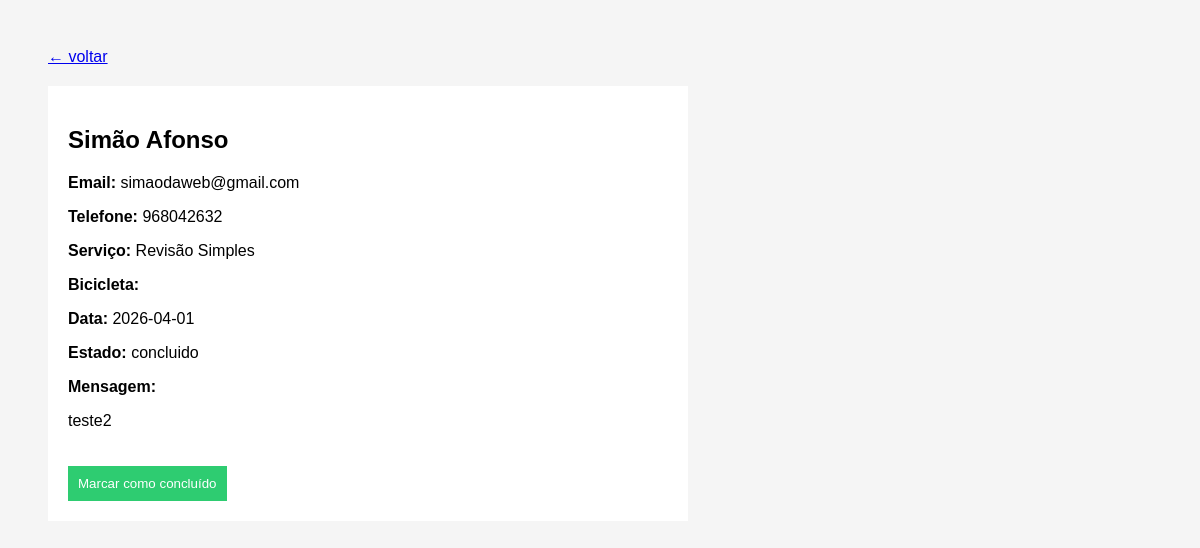
The app's page /booking/2/ (signed in) with its own data.
### bookings/models.py (models this page shows, shortened)
class Booking(models.Model):
    nome = models.CharField(max_length=100)
    email = models.EmailField()
    telefone = models.CharField(max_length=20)
    servico = models.CharField(max_length=100)
    modelo_bike = models.CharField(max_length=100, blank=True)
    mensagem = models.TextField()
    data = models.CharField(max_length=50)
    estado = models.CharField(max_length=20, default="pendente")
    created_at = models.DateTimeField(auto_now_add=True)

### bookings/views_admin.py (the view)
@login_required(login_url="/login-admin")
def booking_detail(request, id):
    booking = get_object_or_404(Booking, id=id)
    if request.method == "POST":
        booking.estado = "concluido"
        booking.save()
        return redirect("/painel")
    return render(request, "booking_detail.html", {
        "booking": booking
    })

### bookings/templates/booking_detail.html (shortened to what this page needs)
<!DOCTYPE html>
<html>
<head>
</head>
<body>
<a href="/painel" class="back">← voltar</a>
<div class="card">
    <h2>{{ booking.nome }}</h2>
    <p><b>Email:</b> {{ booking.email }}</p>
    <p><b>Telefone:</b> {{ booking.telefone }}</p>
    <p><b>Serviço:</b> {{ booking.servico }}</p>
    <p><b>Bicicleta:</b> {{ booking.modelo_bike }}</p>
    <p><b>Data:</b> {{ booking.data }}</p>
    <p><b>Estado:</b> {{ booking.estado }}</p>
    <p><b>Mensagem:</b></p>
    <p>{{ booking.mensagem }}</p>
    <form method="POST">
        <button>
            Marcar como concluído
        </button>
    </form>
</div>
</body>
</html>

### bookings/templates/booking_detail.html (style rules this page uses)
body { font-family: Arial; padding: 40px; background: #f5f5f5; }
.card { background: white; padding: 20px; max-width: 600px; }
button { padding: 10px; background: #2ecc71; border: none; color: white; cursor: pointer; margin-top: 20px; }
.back { display: inline-block; margin-bottom: 20px; }

### records on screen
Booking: nome "Simão Afonso", email "simaodaweb@gmail.com", telefone "968042632", servico "Revisão Simples", data "2026-04-01", estado "concluido", mensagem "teste2"
